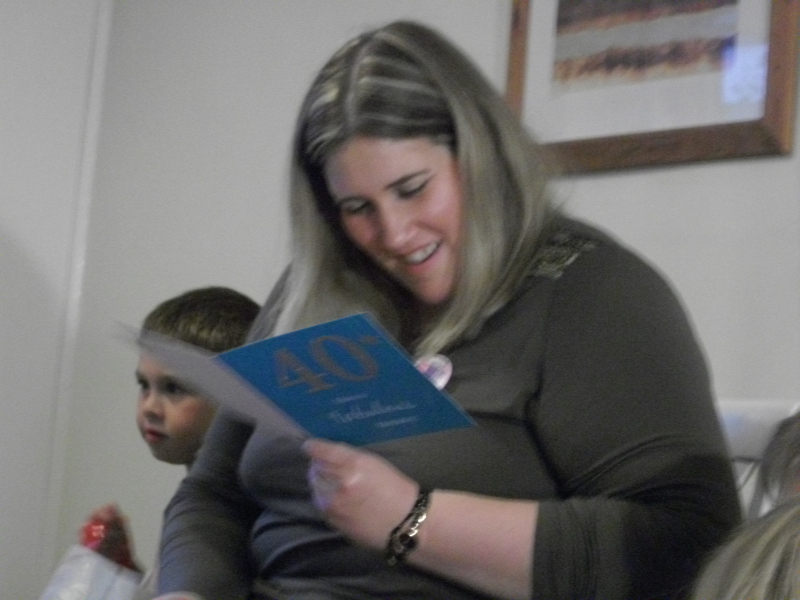
#> input picture Python3/src/13 Scientific Python/SciKitImage/images/bridget.JPG, 1600 x 1200 px, found by its file name (shown at 1/2 size)
$ python 04_crop_bridget.py
#> lines starting #> are read from the running program, lines starting #| are printed output that depends on the picture
import os, sys
from PIL import Image


os.chdir("images")
infile = "bridget.jpg"

outfile = os.path.splitext(infile)[0] + ".cropped.jpg"
try:
    img = Image.open(infile)
#> img is the input picture: PIL image 1600x1200 RGB; mean R, G, B 109, 107.4, 106.7
    print(img.size)
#| (1600, 1200)
    left = 500
    upper = 0
    right = 1100
    lower = 800
    box = (left, upper, right, lower)
    img = img.crop(box)
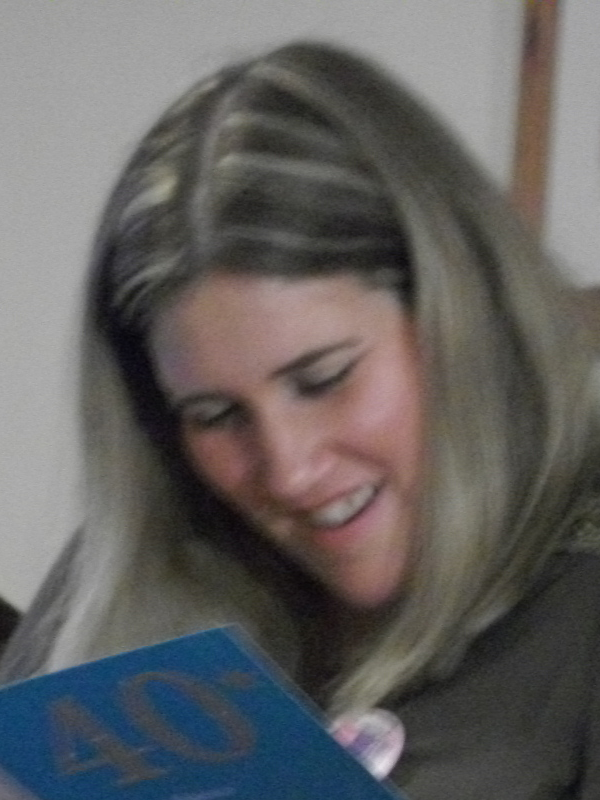
#> img: PIL image 600x800 RGB; mean R, G, B 99, 97.2, 96.5
    img.show()
    img.save(outfile, "JPEG")
except IOError as e:
    print(e)

$ run again, with Python3/src/13 Scientific Python/SciKitImage/images/20200402_164234.jpg copied over Python3/src/13 Scientific Python/SciKitImage/images/bridget.JPG
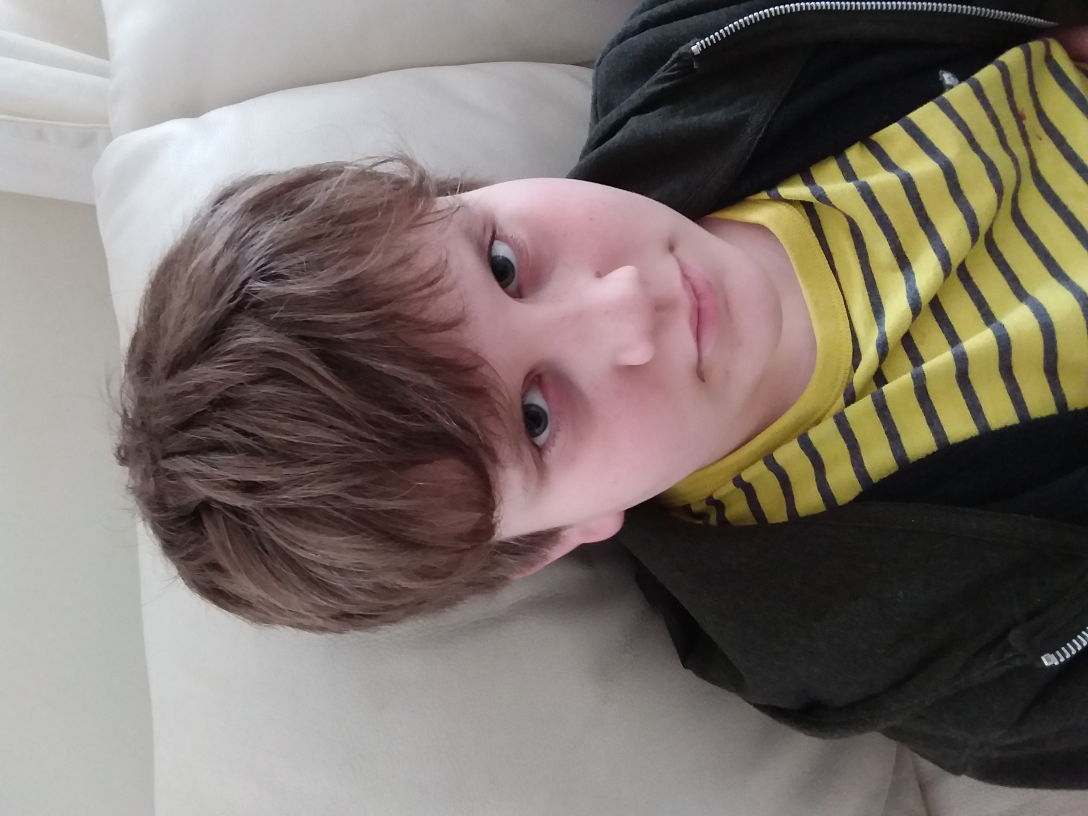
#> input picture Python3/src/13 Scientific Python/SciKitImage/images/20200402_164234.jpg, 3264 x 2448 px, found by its file name (shown at 1/3 size)
#> img is the input picture: PIL image 3264x2448 RGB; mean R, G, B 124.5, 114.9, 108.1
#| (3264, 2448)
#> `img = img.crop(box)`:
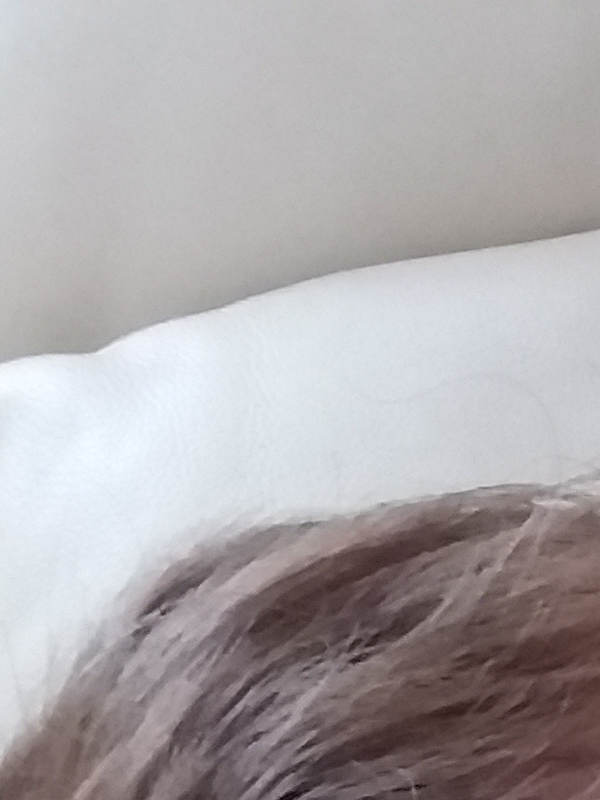
#> img: PIL image 600x800 RGB; mean R, G, B 173.8, 169.5, 171.6

$ run again, with Python3/src/13 Scientific Python/SciKitImage/images/20200402_164248.jpg copied over Python3/src/13 Scientific Python/SciKitImage/images/bridget.JPG
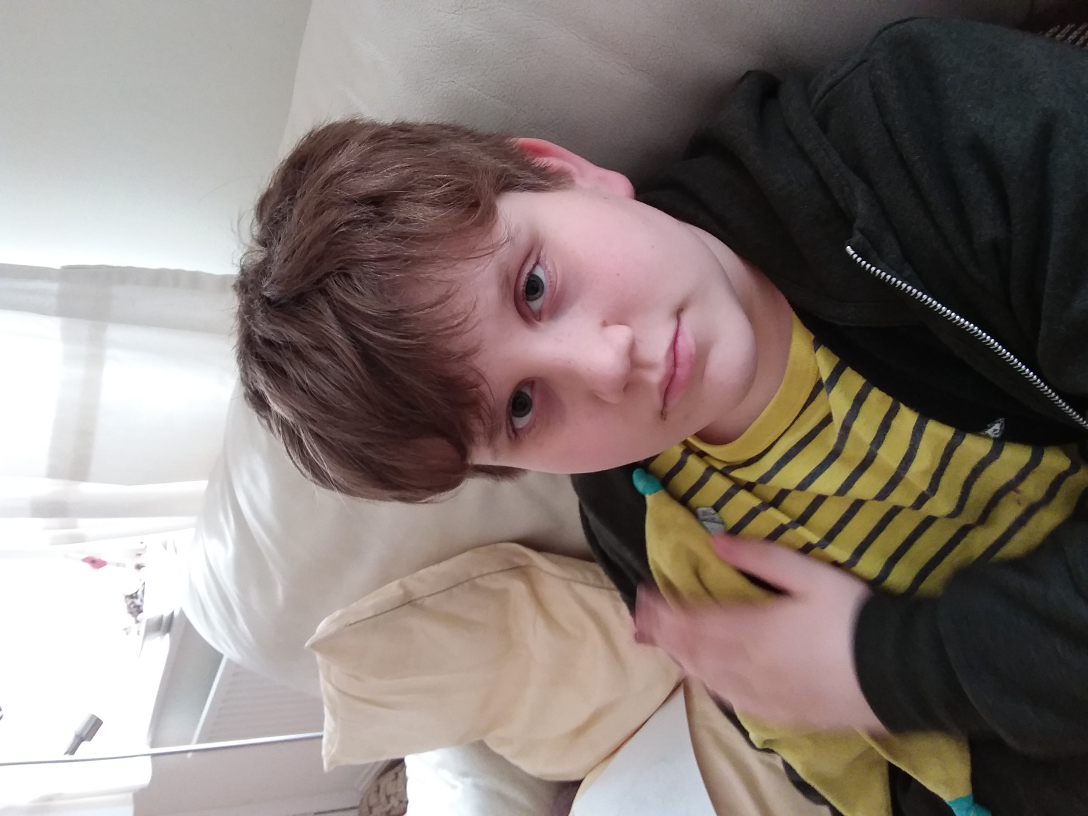
#> input picture Python3/src/13 Scientific Python/SciKitImage/images/20200402_164248.jpg, 3264 x 2448 px, found by its file name (shown at 1/3 size)
#> img is the input picture: PIL image 3264x2448 RGB; mean R, G, B 135.3, 124.1, 118.9
#| (3264, 2448)
#> `img = img.crop(box)`:
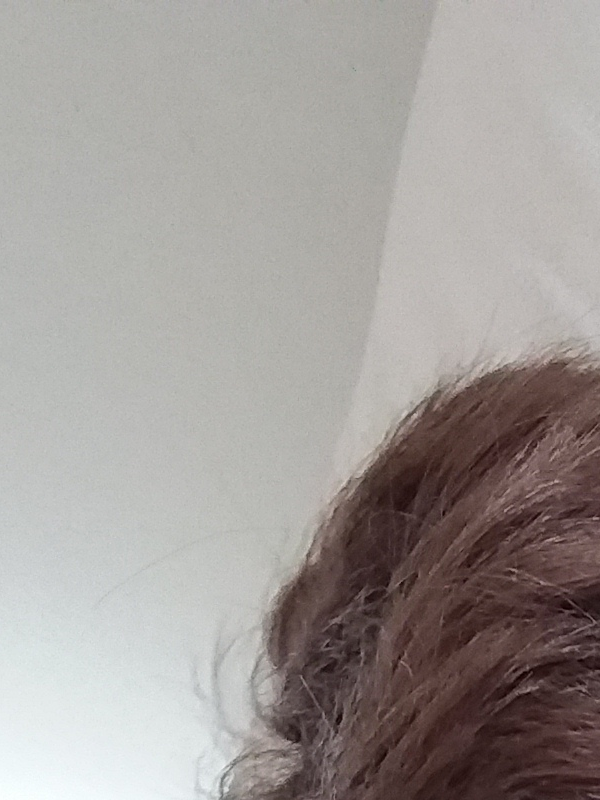
#> img: PIL image 600x800 RGB; mean R, G, B 160.7, 154.9, 151.9

$ run again, with Python3/src/13 Scientific Python/SciKitImage/images/DSCF1129.JPG copied over Python3/src/13 Scientific Python/SciKitImage/images/bridget.JPG
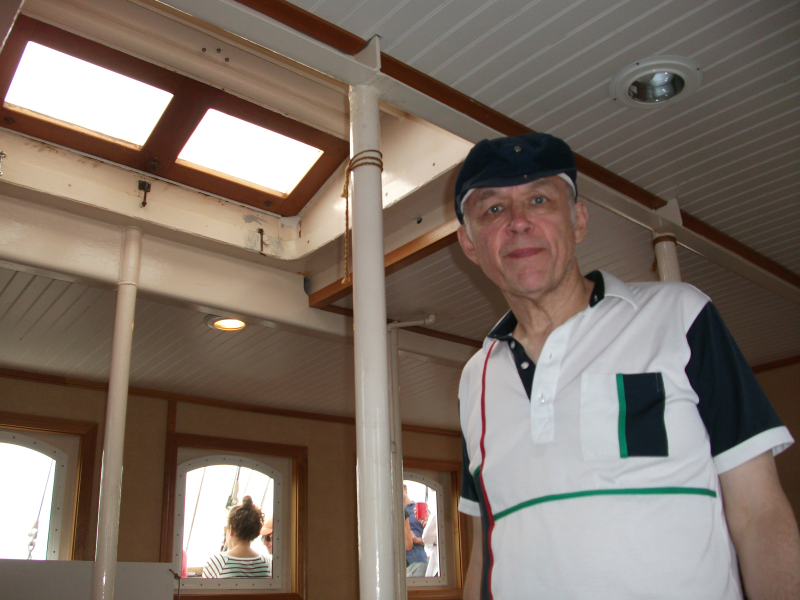
#> input picture Python3/src/13 Scientific Python/SciKitImage/images/DSCF1129.JPG, 1600 x 1200 px, found by its file name (shown at 1/2 size)
#> img is the input picture: PIL image 1600x1200 RGB; mean R, G, B 125.9, 112, 101.5
#| (1600, 1200)
#> `img = img.crop(box)`:
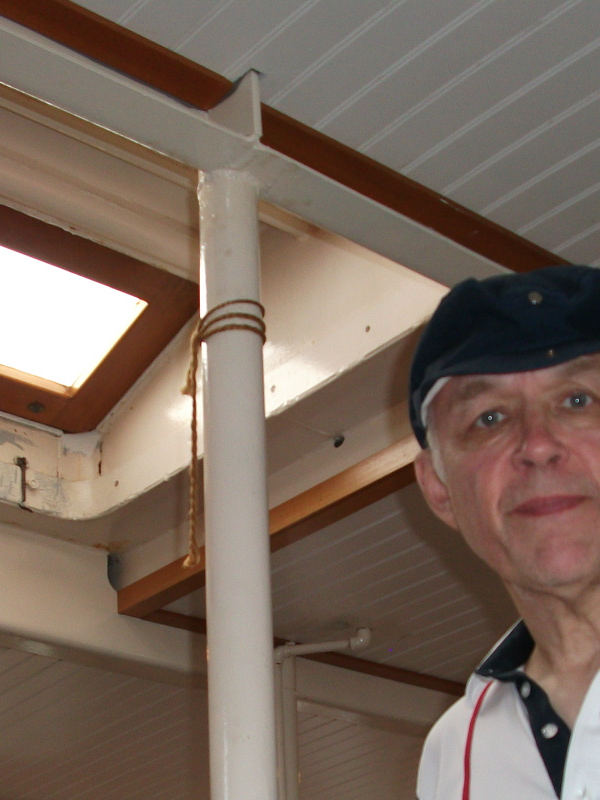
#> img: PIL image 600x800 RGB; mean R, G, B 122.3, 104.5, 92.2
